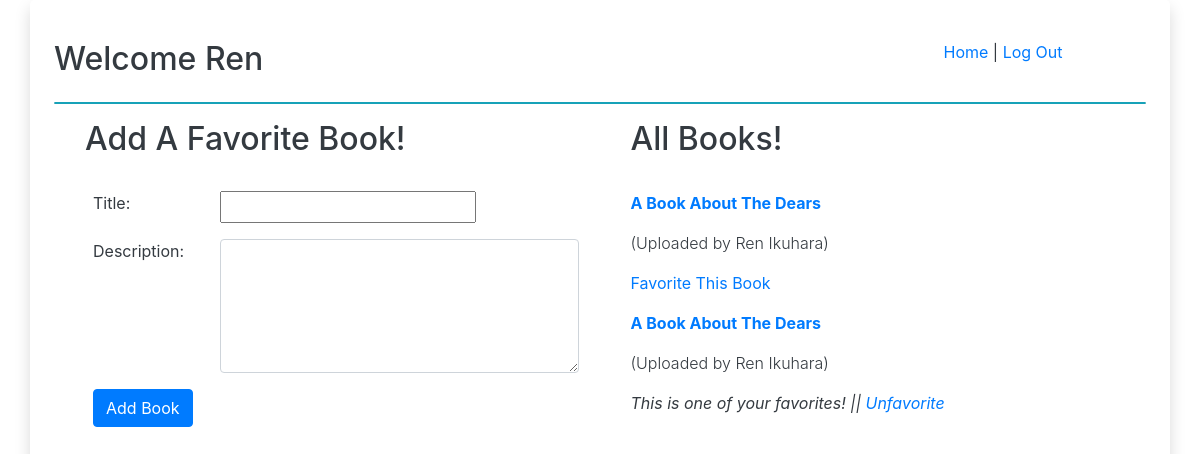
/books/ (signed in), run on an earlier commit of the app's database.
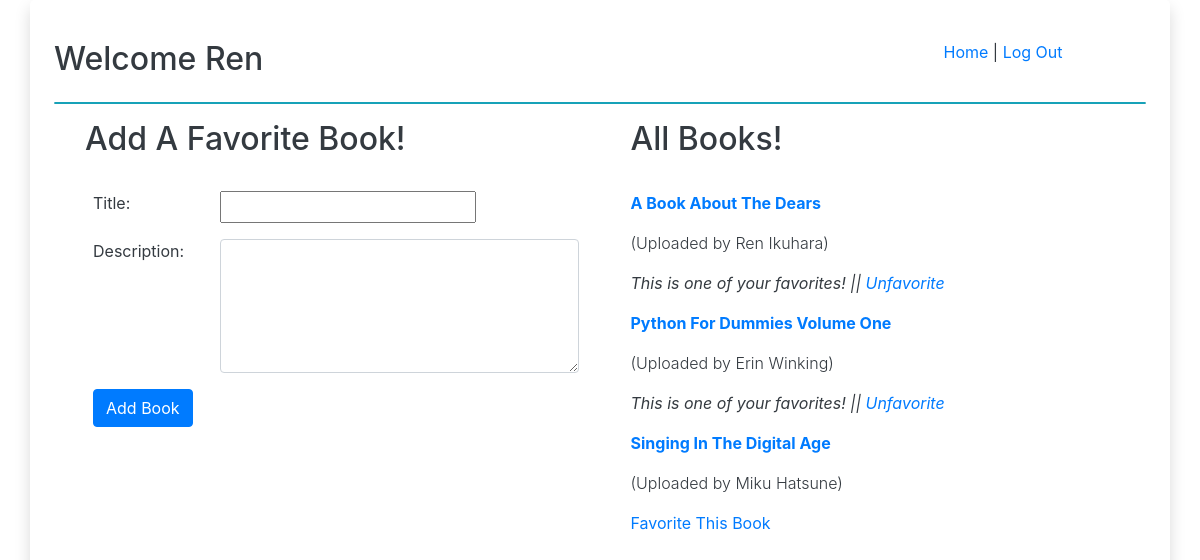
And on a later commit of the database.
### Favorite_Books/models.py (models this page shows)
class Users(models.Model):
    first_name = models.CharField(max_length = 100)
    last_name = models.CharField(max_length = 100)
    email = models.EmailField()
    password = models.CharField(max_length = 255)
    created_at = models.DateTimeField(auto_now_add = True)
    updated_at = models.DateTimeField(auto_now = True)
    objects = ValidationTest()

class Books(models.Model):
    title = models.CharField(max_length = 255)
    description = models.TextField()
    created_at = models.DateTimeField(auto_now_add = True)
    updated_at = models.DateTimeField(auto_now = True)
    uploaded_by = models.ForeignKey(
        Users,
        related_name = "books_added",
        on_delete = CASCADE
    )
    users_who_fav = models.ManyToManyField(
        Users,
        related_name = "fav_books",
    )

### Favorite_Books/views.py (the view)
# urls.py: path('books/', views.all_books, name = 'all_books'),
def all_books(request):
    if request.session['loggedin'] == True:
        context = {
            'loggedinuser': Users.objects.get(id = request.session['userid']),
            'books': Books.objects.all(),
        }
        return render(request, 'html/all_books.html', context)
    else:
        messages.error(request, "Please log in before continuing!", extra_tags = 'danger')
        return redirect('home')

### Favorite_Books/templates/html/all_books.html (shortened to what this page needs)
{% extends "html/base.html" %}
{% block content %}
<div class="row mt-3 ml-3 mb-3">
    <div class="col-6">
        <h2>Add A Favorite Book!</h2>
    </div>
    <div class="col-6">
        <h2>All Books!</h2>
    </div>
</div>
<div class="row ml-3 p-2">
    <div class="col-6">
        <form action="{% url 'add_book' %}" method="POST">
            <div class="form-group row">
                <label for="newbooktitle" class="col-3 mr-2">Title: </label>
                <input type="text" name="newbooktitle" id="newbooktitle" required>
            </div>
            <div class="form-group row">
                <label for="newbookdesc" class="col-3 mr-2">Description: </label>
                <textarea name="newbookdesc" id="newbookdesc" rows="5" class="form-control col-8" minlength="5">
                </textarea>
            </div>
            <button type="submit" class="text-right btn btn-primary mb-2">Add Book</button>
        </form>
    </div>
    <div class="col-6">
        {% for book_obj in books %}
        <a href="{% url 'view_book' book_obj.id %}"><p class="font-weight-bold">{{ book_obj.title }}</p></a>
        <p class="font-weight-light">(Uploaded by {{ book_obj.uploaded_by.first_name }} {{ book_obj.uploaded_by.last_name }})</p>
        {% if loggedinuser not in book_obj.users_who_fav.all %}
        <a href="{% url 'fav_book' book_obj.id %}"><p class="font-weight-normal">Favorite This Book</p></a>
        {% endif %}
        {% if loggedinuser in book_obj.users_who_fav.all %}
        <p class="font-italic">This is one of your favorites! || <a href="{% url 'unfavorite' book_obj.id %}">Unfavorite</a></p>
        {% endif %}
        {% endfor %}
    </div>
</div>
{% endblock content %}

### Favorite_Books/templates/html/base.html (shortened to what this page needs)
{% load static %}
<!DOCTYPE html>
<html lang="en">
<head>
    <link rel="stylesheet" href="https://stackpath.bootstrapcdn.com/bootstrap/4.3.1/css/bootstrap.min.css">
</head>
<body>
    <div class="p-4 container rounded-lg shadow bg-gradient-light text-dark">
        <div class="row mt-3 mb-3">
            <div class="mr-5 col-9">
                <h2>Welcome {{ loggedinuser.first_name }}</h2>
            </div>
            <div class="col-2">
                <a href="{% url 'all_books' %}">Home</a> | <a href="{% url 'logout' %}">Log Out</a>
            </div>
        </div>
        <div class="w-100 h-3 bg-dark border border-info rounded"></div>
        {% block content %}
        {% endblock content %}
    </div>
</body>
</html>

What changed in the data, as far as the page shows it:
removed Books: title "A Book About The Dears", uploaded_by.first_name "Ren", uploaded_by.last_name "Ikuhara", shows "Favorite This Book"
added Books: title "Python For Dummies Volume One", uploaded_by.first_name "Erin", uploaded_by.last_name "Winking", shows "This is one of your favorites! ||"
added Books: title "Singing In The Digital Age", uploaded_by.first_name "Miku", uploaded_by.last_name "Hatsune", shows "Favorite This Book"
